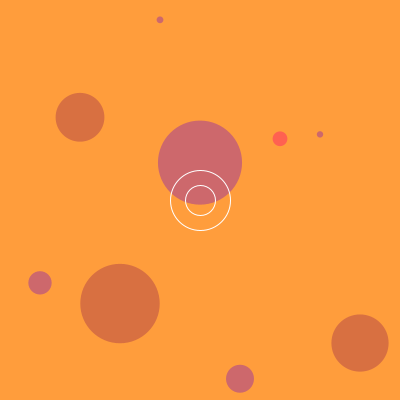
Frame 1 (no input)
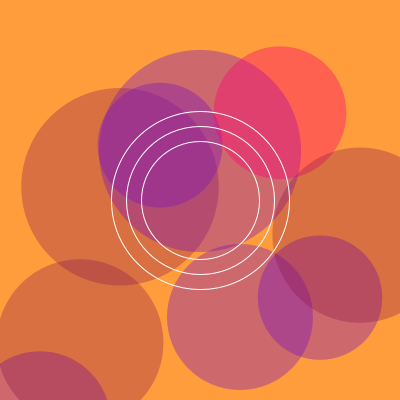
Frame 60 (the mouse pressed at the canvas centre just before this capture)
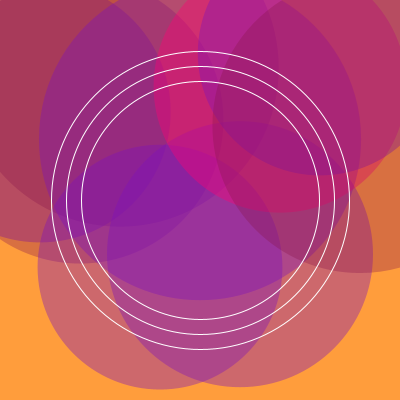
Frame 120 (the mouse held since frame 60 and released just before this capture)

The Processing sketch that drew these frames (run headless with seeded random() and noise(); from frame 60 on, the mouse is pressed at the canvas centre):

// Processing sketch: processing_54621
// ── processing_54621.pde

// Sketch by Karen Vertierra 2012

int num = 10;
//integers for main growing circle
int circleSize = 0;
int circleSize2 = 30;
int circleSize3 = 60;
int circleX = 200;
int circleY = 200;
//float for background
float[] radius = new float[num];
float mySize = 50;
float[] ypos = new float[num];
float[] speed = new float[num];
color[] myColors = new color[4];
int[] col = new int[num];
  
void setup() {
  
  size(400,400);
  frameRate(30);
  // add colors to the myColors array
  myColors[0] = color(125,18,184,98);
  myColors[1] = color(138,20,76,85);
  myColors[2] = color(255,0,115,98);
  myColors[3] = color(70,42,136,98);
  
  // use a loop to randomly seed ypos, speed, and col
  for(int i=num-1; i>=0; i--) {
    ypos[i] = random(0,height);
    speed[i] = random(-5,5);
    col[i] = floor(random(0,4));
    radius[i] = random(5,100);
  }
  noStroke();
  smooth();
}
  
void draw() {
  background(255, 157, 60);
  noStroke();
    
  for(int i=0; i<num-1; i++) {
    // use the int from col[] to choose the fill from myColors[]
    fill(myColors[col[i]]);
    // draw the ellipse using ypos[]
    ellipse(width/num * i + width/num, ypos[i], radius[i], radius[i]);
    // update ypos[] with speed[]
    ypos[i] = ypos[i] + speed[i];
    radius[i] = radius[i]+2;
      
    //if the circles go off the screen, reset them
    if(ypos[i] > height + mySize/2) ypos[i] = -mySize/2;
    if(ypos[i] < -mySize/2) ypos[i] = height - +mySize/2;
    if(radius[i] > 400) radius[i] = 2;
    if(radius[i] > 100) fill(myColors[col[i]]);
  }
  
  smooth();
  stroke(#FFFFFF);
  noFill();
  // variables showing location and size of circles
  ellipse(circleX,circleY,circleSize,circleSize);
  ellipse(circleX,circleY,circleSize2,circleSize2);
  ellipse(circleX,circleY,circleSize3,circleSize3);
   
  // circleSizes increase by 2
  circleSize = circleSize + 2;
  circleSize2 = circleSize2 + 2;
  circleSize3 = circleSize3 + 2;
  
  // if circles reach a certain size, go back to 0
  if(circleSize > 400) circleSize= 0; 
  if(circleSize2 > 600) circleSize2= 0; 
  if(circleSize3 > 700) circleSize3= 0; 
  
}
